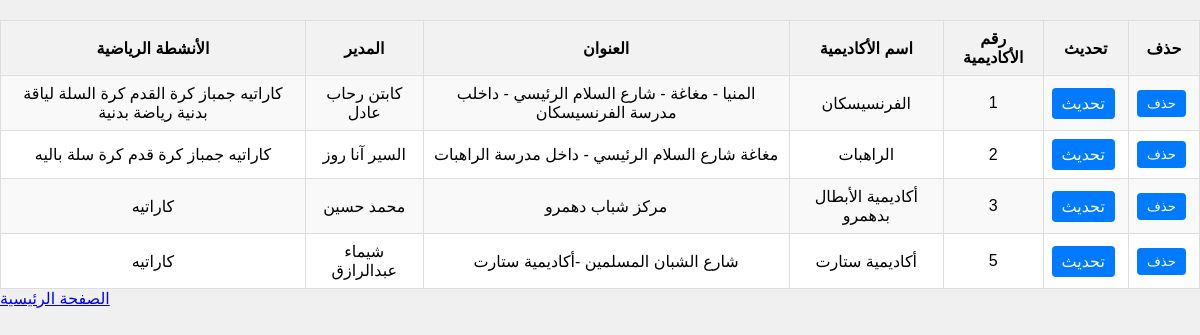
/Viwe_All_Academye.php, run on the app's committed database.
### tables this page shows
CREATE TABLE `academies` (
  `AcademyID` int(11) NOT NULL,
  `AcademyName` varchar(255) NOT NULL,
  `Address` varchar(255) DEFAULT NULL,
  `Director` varchar(255) DEFAULT NULL,
  `SportsActivities` varchar(255) DEFAULT NULL
);

### Viwe_All_Academye.php (the view, shortened to what this page needs)
<!DOCTYPE html>
<html lang="ar">
<head>
</head>
<body>
<?php
$servername = "localhost";
$username = "root";
$password = "01033744372@";
$dbname = "systemalabtal";
$conn = new mysqli($servername, $username, $password, $dbname);
$sql = "SELECT * FROM academies";
$result = $conn->query($sql);
if ($result->num_rows > 0) {
    echo "<table>
            <thead>
                <tr>
                    <th>الأنشطة الرياضية</th>
                    <th>المدير</th>
                    <th>العنوان</th>
                    <th>اسم الأكاديمية</th>
                    <th>رقم الأكاديمية</th>
                    <th>تحديث</th>
                    <th>حذف</th>
                </tr>
            </thead>
            <tbody>";
    while($row = $result->fetch_assoc()) {
        echo "<tr>";
        echo "<td>".$row["SportsActivities"]."</td>";
        echo "<td>".$row["Director"]."</td>";
        echo "<td>".$row["Address"]."</td>";
        echo "<td>".$row["AcademyName"]."</td>";
        echo "<td>".$row["AcademyID"]."</td>";
        echo "<td><a href='update_academy_form.php?academyID=".$row['AcademyID']."' class='update-button'>تحديث</a></td>";
        echo "<td><button class='delete-button' onclick='deleteAcademy(".$row['AcademyID'].")'>حذف</button></td>";
        echo "</tr>";
    }
    echo "</tbody></table>";
} else {
    echo "<p>لا توجد بيانات متاحة</p>";
}
?>
<div class="home-button">
    <a href="ACADEMY.html.">الصفحة الرئيسية</a>
</div>
</body>
</html>

### Viwe_All_Academye.php (style rules this page uses)
body { font-family: Arial, sans-serif; background-color: #f0f0f0; margin: 0; padding: 0; }
table { width: 100%; border-collapse: collapse; margin-top: 20px; }
th, td { border: 1px solid #dddddd; text-align: center; padding: 8px; }
th { background-color: #f2f2f2; }
tr:nth-child(even) { background-color: #ffffff; }
tr:nth-child(odd) { background-color: #f9f9f9; }
.delete-button, .update-button { background-color: #007bff; color: #ffffff; border: none; padding: 6px 10px; border-radius: 4px; cursor: pointer; text-decoration: none; display: inline-block; margin-right: 5px; }

### data on the page
academies: SportsActivities "كاراتيه جمباز كرة القدم كرة السلة لياقة بدنية رياضة بدنية", Director "كابتن رحاب عادل", Address "المنيا - مغاغة - شارع السلام الرئيسي - داخلب مدرسة الفرنسيسكان", AcademyName "الفرنسيسكان", AcademyID "1"
academies: SportsActivities "كاراتيه جمباز كرة قدم كرة سلة باليه", Director "السير آنا روز", Address "مغاغة شارع السلام الرئيسي - داخل مدرسة الراهبات", AcademyName "الراهبات", AcademyID "2"
academies: SportsActivities "كاراتيه", Director "محمد حسين", Address "مركز شباب دهمرو", AcademyName "أكاديمية الأبطال بدهمرو", AcademyID "3"
academies: SportsActivities "كاراتيه", Director "شيماء عبدالرازق", Address "شارع الشبان المسلمين -أكاديمية ستارت", AcademyName "أكاديمية ستارت", AcademyID "5"
